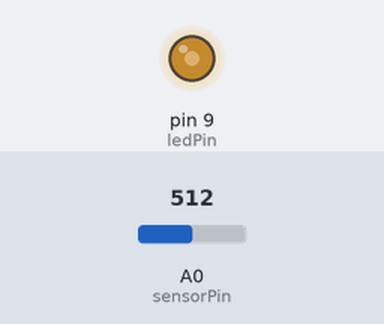
Bench run of a sketch on a simulated Arduino Uno, built with avr-gcc and run on an emulated ATmega328P. Parts: output pins drawn as LEDs (lit = HIGH). Inputs (shaded band) come from the test bench; at power-on: A0 (sensorPin) = 512. What the sketch prints to the serial monitor is not drawn.

Above: at 1.2 s.
1.3 s: A0 (sensorPin) set to 716
At 2.5 s:
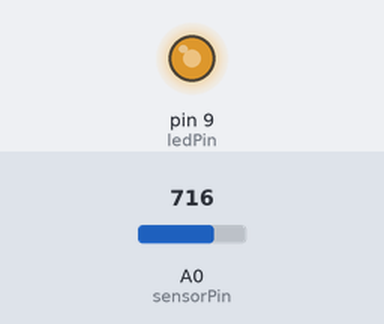
2.8 s: A0 (sensorPin) set to 900
At 3.6 s:
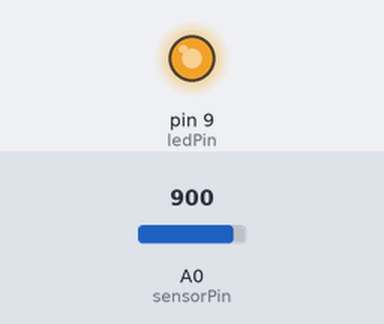
4.3 s: A0 (sensorPin) set to 122
At 4.7 s:
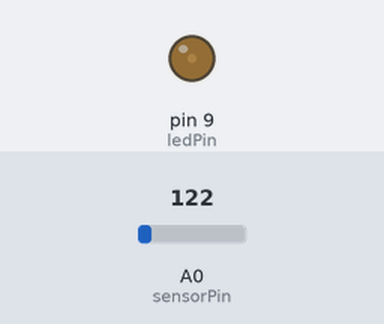
5.8 s: A0 (sensorPin) set to 0
At 7.0 s:
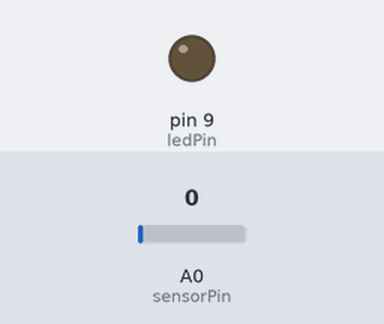
7.3 s: A0 (sensorPin) set to 511
At 8.2 s:
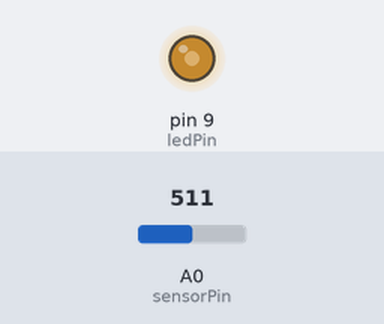
Timing chart, 0 to 9.8 s (numbered marks = the images above; inputs shaded):
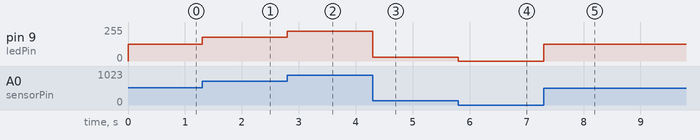

Measured:
- after the input at 1.3 s, pin 9 (ledPin): 127/255 → 178/255 at once
- after the input at 2.8 s, pin 9 (ledPin): 178/255 → 224/255 at once
- after the input at 4.3 s, pin 9 (ledPin): 224/255 → 30/255 at once
- after the input at 5.8 s, pin 9 (ledPin): 30/255 → 0/255 at once
- after the input at 7.3 s, pin 9 (ledPin): 0/255 → 127/255 at once

The sketch:

analogsensorread.ino
```cpp
int sensorPin = A0;
int ledPin = 9;
int sensorValue = 0;
int newSensorValue;

void setup(){
  pinMode(ledPin, OUTPUT);
  Serial.begin(9600);
}

void loop(){
  sensorValue = analogRead(sensorPin);

  newSensorValue = map(sensorValue, 0,1023,0,255);
  analogWrite(ledPin, newSensorValue);

  Serial.print(newSensorValue);
}
```
